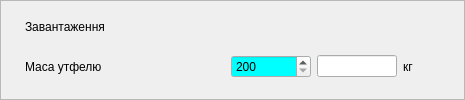
     <widget class="QFrame" name="f_2">
      <property name="frameShape">
       <enum>QFrame::StyledPanel</enum>
      </property>
      <property name="frameShadow">
       <enum>QFrame::Raised</enum>
      </property>
      <layout class="QGridLayout" name="gridLayout">
       <property name="margin">
        <number>4</number>
       </property>
       <property name="spacing">
        <number>-1</number>
       </property>
       <item row="0" column="0">
        <widget class="QCheckBox" name="cb_load">
         <property name="styleSheet">
          <string notr="true">QCheckBox{
min-width: 14px;
min-height: 14px;
max-width: 14px;
max-height: 14px;
}
QCheckBox:checked
{
	
	image: url(:/butons/pict/bool_green_true_48x48.png);
}

QCheckBox:unchecked
{
	
	image: url(:/butons/pict/bool_green_false_48x48.png);
	
}

QCheckBox:indicator
{
	background: rgba(0, 0, 0, 0);
	height: 14px;
	width: 14px;
}
</string>
         </property>
         <property name="text">
          <string>CheckBox</string>
         </property>
        </widget>
       </item>
       <item row="0" column="1" colspan="5">
        <widget class="QLabel" name="label_2">
         <property name="text">
          <string>Завантаження</string>
         </property>
        </widget>
       </item>
       <item row="1" column="1">
        <widget class="QLabel" name="label_3">
         <property name="sizePolicy">
          <sizepolicy hsizetype="Minimum" vsizetype="Preferred">
           <horstretch>0</horstretch>
           <verstretch>0</verstretch>
          </sizepolicy>
         </property>
         <property name="minimumSize">
          <size>
           <width>200</width>
           <height>0</height>
          </size>
         </property>
         <property name="text">
          <string>Маса утфелю</string>
         </property>
        </widget>
       </item>
       <item row="1" column="2">
        <widget class="QDoubleSpinBox" name="Gzag_zd">
         <property name="sizePolicy">
          <sizepolicy hsizetype="Fixed" vsizetype="Fixed">
           <horstretch>0</horstretch>
           <verstretch>0</verstretch>
          </sizepolicy>
         </property>
         <property name="minimumSize">
          <size>
           <width>80</width>
           <height>0</height>
          </size>
         </property>
         <property name="baseSize">
          <size>
           <width>80</width>
           <height>0</height>
          </size>
         </property>
         <property name="palette">
          <palette>
           <active>
            <colorrole role="Base">
             <brush brushstyle="SolidPattern">
              <color alpha="255">
               <red>0</red>
               <green>255</green>
               <blue>255</blue>
              </color>
             </brush>
            </colorrole>
           </active>
           <inactive>
            <colorrole role="Base">
             <brush brushstyle="SolidPattern">
              <color alpha="255">
               <red>0</red>
               <green>255</green>
               <blue>255</blue>
              </color>
             </brush>
            </colorrole>
           </inactive>
           <disabled>
            <colorrole role="Base">
             <brush brushstyle="SolidPattern">
              <color alpha="255">
               <red>244</red>
               <green>244</green>
               <blue>244</blue>
              </color>
             </brush>
            </colorrole>
           </disabled>
          </palette>
         </property>
         <property name="toolTip">
          <string>Завдання на завантаження</string>
         </property>
         <property name="decimals">
          <number>0</number>
         </property>
         <property name="minimum">
          <double>200.000000000000000</double>
         </property>
         <property name="maximum">
          <double>1000.000000000000000</double>
         </property>
         <property name="singleStep">
          <double>50.000000000000000</double>
         </property>
        </widget>
       </item>
       <item row="1" column="3">
        <widget class="QLineEdit" name="Gzag">
         <property name="sizePolicy">
          <sizepolicy hsizetype="Minimum" vsizetype="Fixed">
           <horstretch>0</horstretch>
           <verstretch>0</verstretch>
          </sizepolicy>
         </property>
         <property name="minimumSize">
          <size>
           <width>80</width>
           <height>0</height>
          </size>
         </property>
         <property name="maximumSize">
          <size>
           <width>80</width>
           <height>16777215</height>
          </size>
         </property>
         <property name="baseSize">
          <size>
           <width>0</width>
           <height>0</height>
          </size>
         </property>
         <property name="toolTip">
          <string>Фактичне завантаження</string>
         </property>
         <property name="readOnly">
          <bool>true</bool>
         </property>
        </widget>
       </item>
       <item row="1" column="4">
        <widget class="QLabel" name="label_4">
         <property name="text">
          <string>кг</string>
         </property>
        </widget>
       </item>
       <item row="1" column="5">
        <spacer name="horizontalSpacer">
         <property name="orientation">
          <enum>Qt::Horizontal</enum>
         </property>
         <property name="sizeHint" stdset="0">
          <size>
           <width>40</width>
           <height>20</height>
          </size>
         </property>
        </spacer>
       </item>
      </layout>
     </widget>
